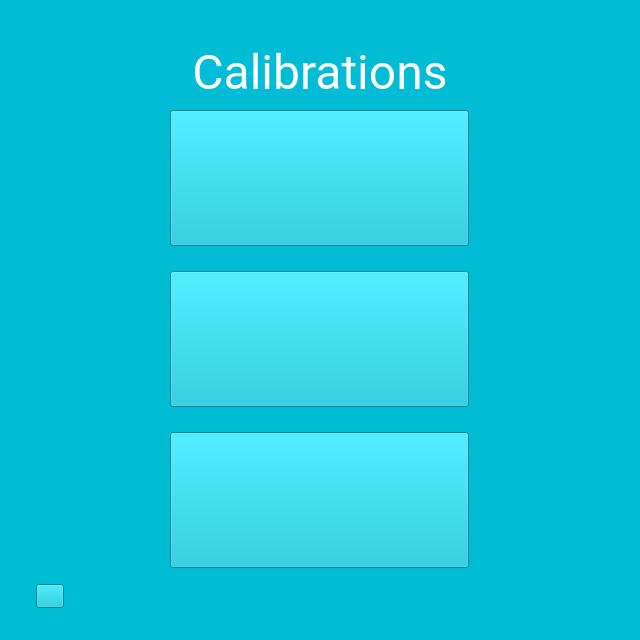
<?xml version="1.0" encoding="UTF-8"?>
<ui version="4.0">
 <class>setting_screen</class>
 <widget class="QWidget" name="setting_screen">
  <property name="geometry">
   <rect>
    <x>0</x>
    <y>0</y>
    <width>640</width>
    <height>640</height>
   </rect>
  </property>
  <property name="sizePolicy">
   <sizepolicy hsizetype="Fixed" vsizetype="Fixed">
    <horstretch>0</horstretch>
    <verstretch>0</verstretch>
   </sizepolicy>
  </property>
  <property name="minimumSize">
   <size>
    <width>640</width>
    <height>640</height>
   </size>
  </property>
  <property name="maximumSize">
   <size>
    <width>640</width>
    <height>640</height>
   </size>
  </property>
  <property name="windowTitle">
   <string>setting_screen</string>
  </property>
  <property name="styleSheet">
   <string notr="true">background-color: rgb(00, 188, 212);</string>
  </property>
  <widget class="QWidget" name="layoutWidget">
   <property name="geometry">
    <rect>
     <x>0</x>
     <y>580</y>
     <width>641</width>
     <height>61</height>
    </rect>
   </property>
   <layout class="QHBoxLayout" name="horizontalLayout_2">
    <property name="leftMargin">
     <number>36</number>
    </property>
    <property name="rightMargin">
     <number>36</number>
    </property>
    <property name="bottomMargin">
     <number>28</number>
    </property>
    <item>
     <widget class="QPushButton" name="btn_back">
      <property name="sizePolicy">
       <sizepolicy hsizetype="Fixed" vsizetype="Fixed">
        <horstretch>0</horstretch>
        <verstretch>0</verstretch>
       </sizepolicy>
      </property>
      <property name="minimumSize">
       <size>
        <width>28</width>
        <height>24</height>
       </size>
      </property>
      <property name="maximumSize">
       <size>
        <width>28</width>
        <height>24</height>
       </size>
      </property>
      <property name="focusPolicy">
       <enum>Qt::TabFocus</enum>
      </property>
      <property name="text">
       <string/>
      </property>
      <property name="shortcut">
       <string>Alt+Left</string>
      </property>
     </widget>
    </item>
    <item>
     <spacer name="horizontalSpacer_3">
      <property name="orientation">
       <enum>Qt::Horizontal</enum>
      </property>
      <property name="sizeHint" stdset="0">
       <size>
        <width>40</width>
        <height>20</height>
       </size>
      </property>
     </spacer>
    </item>
   </layout>
  </widget>
  <widget class="QLabel" name="main_info">
   <property name="geometry">
    <rect>
     <x>170</x>
     <y>42</y>
     <width>300</width>
     <height>61</height>
    </rect>
   </property>
   <property name="font">
    <font>
     <family>Roboto</family>
     <pointsize>36</pointsize>
    </font>
   </property>
   <property name="styleSheet">
    <string notr="true">color: rgb(255, 255, 255);</string>
   </property>
   <property name="text">
    <string>Calibrations</string>
   </property>
   <property name="alignment">
    <set>Qt::AlignCenter</set>
   </property>
  </widget>
  <widget class="QWidget" name="layoutWidget">
   <property name="geometry">
    <rect>
     <x>0</x>
     <y>0</y>
     <width>639</width>
     <height>569</height>
    </rect>
   </property>
   <layout class="QVBoxLayout" name="verticalLayout">
    <property name="spacing">
     <number>25</number>
    </property>
    <property name="leftMargin">
     <number>170</number>
    </property>
    <property name="topMargin">
     <number>110</number>
    </property>
    <property name="rightMargin">
     <number>170</number>
    </property>
    <item>
     <widget class="QPushButton" name="btn_camera_cali">
      <property name="sizePolicy">
       <sizepolicy hsizetype="Fixed" vsizetype="Fixed">
        <horstretch>0</horstretch>
        <verstretch>0</verstretch>
       </sizepolicy>
      </property>
      <property name="minimumSize">
       <size>
        <width>299</width>
        <height>136</height>
       </size>
      </property>
      <property name="maximumSize">
       <size>
        <width>299</width>
        <height>136</height>
       </size>
      </property>
      <property name="focusPolicy">
       <enum>Qt::TabFocus</enum>
      </property>
      <property name="styleSheet">
       <string notr="true">border-image: url(./images/camera_cali_unpressed.png);</string>
      </property>
      <property name="text">
       <string/>
      </property>
      <property name="shortcut">
       <string>Alt+C</string>
      </property>
     </widget>
    </item>
    <item>
     <widget class="QPushButton" name="btn_fw_cali">
      <property name="sizePolicy">
       <sizepolicy hsizetype="Fixed" vsizetype="Fixed">
        <horstretch>0</horstretch>
        <verstretch>0</verstretch>
       </sizepolicy>
      </property>
      <property name="minimumSize">
       <size>
        <width>299</width>
        <height>136</height>
       </size>
      </property>
      <property name="maximumSize">
       <size>
        <width>299</width>
        <height>136</height>
       </size>
      </property>
      <property name="focusPolicy">
       <enum>Qt::TabFocus</enum>
      </property>
      <property name="styleSheet">
       <string notr="true">border-image: url(./images/fw_cali_unpressed.png);</string>
      </property>
      <property name="text">
       <string/>
      </property>
      <property name="shortcut">
       <string>Alt+F</string>
      </property>
     </widget>
    </item>
    <item>
     <widget class="QPushButton" name="btn_bw_cali">
      <property name="sizePolicy">
       <sizepolicy hsizetype="Fixed" vsizetype="Fixed">
        <horstretch>0</horstretch>
        <verstretch>0</verstretch>
       </sizepolicy>
      </property>
      <property name="minimumSize">
       <size>
        <width>299</width>
        <height>136</height>
       </size>
      </property>
      <property name="maximumSize">
       <size>
        <width>299</width>
        <height>136</height>
       </size>
      </property>
      <property name="focusPolicy">
       <enum>Qt::TabFocus</enum>
      </property>
      <property name="styleSheet">
       <string notr="true">border-image: url(./images/bw_cali_unpressed.png);</string>
      </property>
      <property name="text">
       <string/>
      </property>
      <property name="shortcut">
       <string>Alt+B</string>
      </property>
     </widget>
    </item>
   </layout>
  </widget>
  <zorder>layoutWidget</zorder>
  <zorder>layoutWidget</zorder>
  <zorder>main_info</zorder>
 </widget>
 <tabstops>
  <tabstop>btn_camera_cali</tabstop>
  <tabstop>btn_fw_cali</tabstop>
  <tabstop>btn_bw_cali</tabstop>
  <tabstop>btn_back</tabstop>
 </tabstops>
 <resources/>
 <connections/>
</ui>
